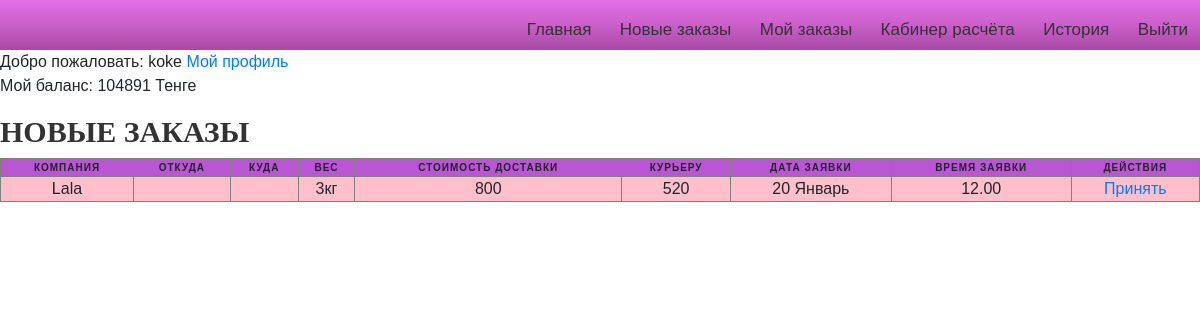
/curiers/private_сurier2/ (signed in), run on an earlier commit of the app's database.
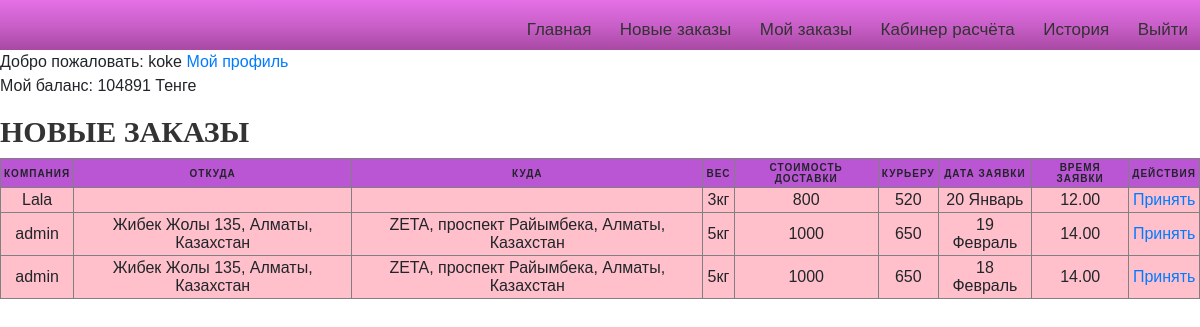
And on a later commit of the database.
### Lallog/models.py (models this page shows, shortened)
class TestOrder(models.Model):
	client=models.ForeignKey(settings.AUTH_USER_MODEL,on_delete=models.CASCADE)
	marshrut=models.CharField(max_length=200)
	ves=models.DecimalField(decimal_places=0,max_digits=1000,default=10)
	from_address=models.CharField(max_length=200)
	from_phone=models.CharField(max_length=200)
	from_comment=models.CharField(max_length=200)
	to=models.CharField(max_length=200)
	to_phone=models.CharField(max_length=200)
	to_date=models.CharField(max_length=200)
	to_date_until=models.CharField(max_length=200)
	to_comment=models.CharField(max_length=200)
	distance=models.DecimalField(decimal_places=0,max_digits=1000,default=10)
	itog=models.DecimalField(decimal_places=0,max_digits=1000,default=10)
	curier = models.ForeignKey(Curier,on_delete=models.CASCADE,default=None,related_name="choiced_curier",blank=True,null=True)
	nal=models.DecimalField(decimal_places=0,max_digits=1000,default=0)
	raschet=models.DecimalField(decimal_places=0,max_digits=1000,default=0)
	status = models.CharField(max_length=200,default="Ожидание")
	curier_money = models.DecimalField(decimal_places=0,max_digits=1000,default=0)
	__original_curier = None
	def __init__(self,*args,**kwargs):
		print("Object was created")
		super(TestOrder,self).__init__(*args,**kwargs)
		self.__origin_curier = self.curier

### curier/views.py (called while the page is built)
def private_сurier2(request):
	curier = request.user.mycurier
	today  = timezone.now()
	all_empty_orders = TestOrder.objects.all().filter(curier=None)
	cxt={
	    'empty_orders':all_empty_orders
	}
	return render(request,"curiers/Moi_zakazy.html",context=cxt)

### curier/templates/curiers/Moi_zakazy.html (shortened to what this page needs)
 {%extends 'curiers/base_curier.html' %} {%load static%} {%block title%} Личный кабиент Курьера 2{%endblock%} {%block content%}
<a href="{% url 'edit'%}">Мой профиль</a>
<p>Мой баланс: {{request.user.mycurier.balance}} Тенге</p>
<h2>Новые заказы</h2>
<table border="1" id="table_empty">
    <thead>
        <tr style="background-color: #BA55D3" >
            <th>Компания</th>
            <th>Откуда</th>
            <th>Куда</th>
            <th>Вес</th>
            <th>Стоимость доставки</th>
            <th>Курьеру</th>
            <th>Дата заявки</th>
            <th>Время заявки</th>
            <th>Действия</th>
        </tr>
    </thead>
    {%for i in empty_orders%}
    <tr>
        <td data-label="Компания">{{i.client}}</td>
        <td data-label="Откуда">{{i.from_address}}</td>
        <td data-label="Куда">{{i.to}}</td>
        <td data-label="Вес">{{i.ves}}кг</td>
        <td data-label="Доставка">{{i.itog}}</td>
        <td data-label="Курьеру">{{i.curier_money}}</td>
        <td data-label="Дата">{{i.to_date}}</td>
        <td data-label="Ограничения">{{i.to_date_until}}</td>
        <td data-label="Действия" class="lol">
            <a href="{% url 'curier_select' id=i.pk %}">Принять</a>
        </td>
    </tr>
    {%endfor%}
</table>
{%endblock content%}

What changed in the data, as far as the page shows it:
added TestOrder: client "admin", from_address "Жибек Жолы 135, Алматы, Казахстан", to "ZETA, проспект Райымбека, Алматы, Казахстан", ves "5", itog "1000", curier_money "650", to_date "19 Февраль", to_date_until "14.00"
added TestOrder: client "admin", from_address "Жибек Жолы 135, Алматы, Казахстан", to "ZETA, проспект Райымбека, Алматы, Казахстан", ves "5", itog "1000", curier_money "650", to_date "18 Февраль", to_date_until "14.00"
